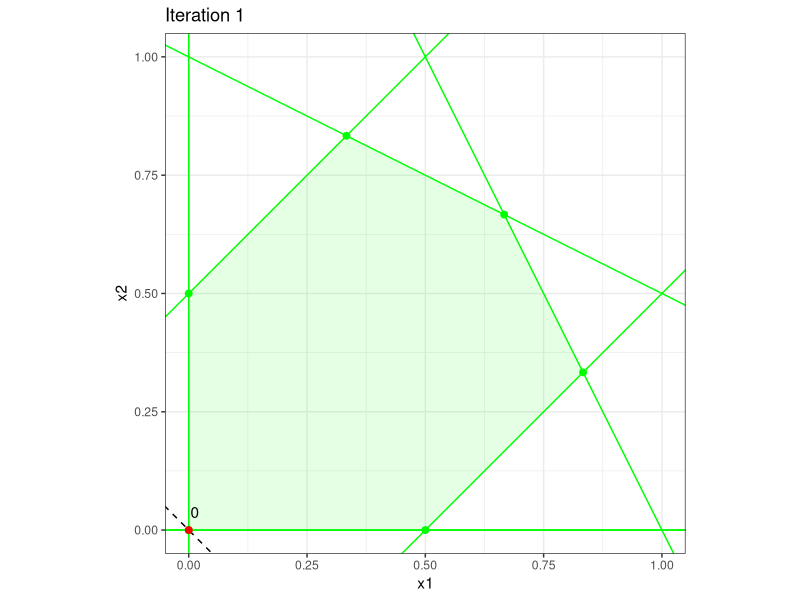
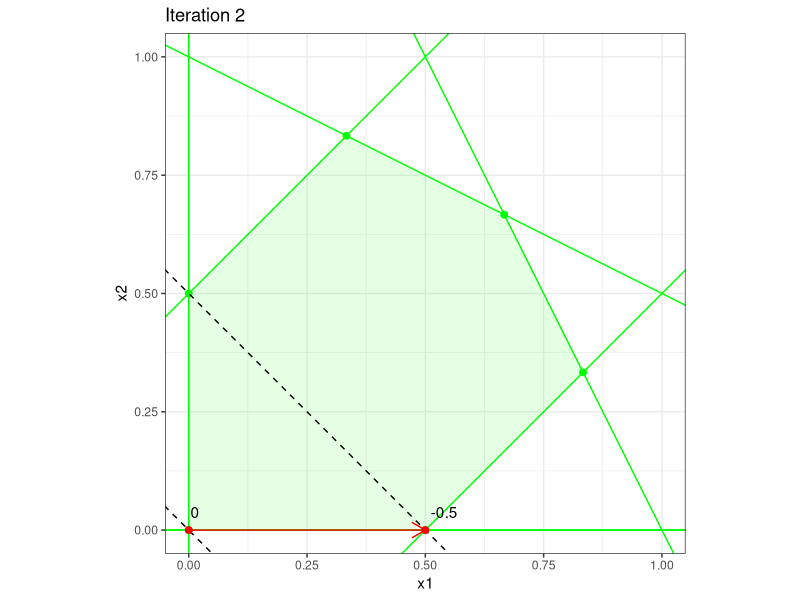
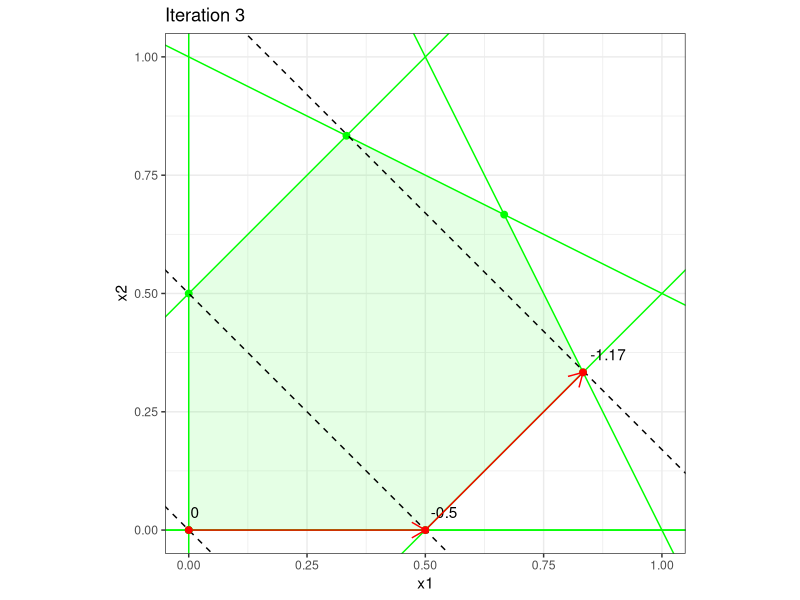
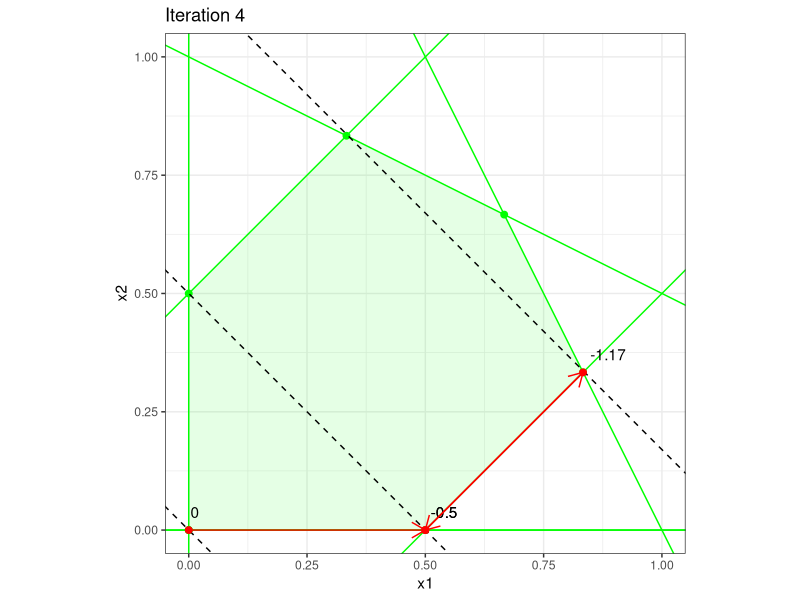

Here is the R script that generated these plots, in order:
# ------------------------------------------------------------------------------
# constrained

# FIG: simplex algorithm implementation
# ------------------------------------------------------------------------------

set.seed(1L)

library(ggplot2)

# ------------------------------------------------------------------------------

output_dir = "../figure/simplex_implementation"
dir.create(output_dir, recursive = TRUE, showWarnings = FALSE)

A = matrix(c(-1, 1, 2, 1, -1, 0, 1, 2, 1, -1, 0, - 1), ncol = 2)
b = c(0.5, 2, 2, 0.5, 0, 0)

start = c(0, 0)
cost = c(-1, -1)


simplex = function(A, b, cost, start) {
  c = - cost

  V = data.frame(x1 = start[1], x2 = start[2], x1old = NA, x2old = NA, cost = cost %*% start, intercept = cost %*% start / cost[2], slope = - cost[1] / cost[2])
  
  m = dim(A)[1]
  n = dim(A)[2]
  
  combs = (combn(dim(A)[1], dim(A)[2]))

  end = F
  counter = 1
  

  while (end == F) {
    
    v = as.numeric(V[counter, c("x1", "x2")])
    
    basis = which(round(A %*% v - b, 2) == 0)
    
    N = setdiff(1:m, basis)
    
    edges = - solve(A[basis, ])
    
    if (all(c %*% edges <= 0)) {
      end = T
      
      # return(v)
      
    } else {
      p = sample(which(c %*% edges > 0), 1)
      R = which(A %*% edges[, p] > 0)
      
      if (length(R) == 0) {
        stop("unbounded problem")
      } else {
        inew = R[which.min((b[R] - A[R, ] %*% v) / (A[R, ] %*% edges[, p]))]
        lambda = min((b[R] - A[R, ] %*% v) / (A[R, ] %*% edges[, p]))
        basis = basis[- p]
        basis = c(basis, inew)
        
        vnew = v + lambda * edges[, p]
        costnew = round(cost %*% vnew, 2)
        
        counter = counter + 1
        
        V = rbind(V, c(vnew, v, costnew, costnew / cost[2], - cost[1] / cost[2]))
        
      }
    }
  }
  return(V)
}


V = simplex(A, b, cost, start)
V


# plot polyhedron
plotPoly = function(A, b) {
  
  p = ggplot(data = data.frame(x = 0), mapping = aes(x = x)) 
  p = p + geom_point(x = 0, y = 0, size = 2, color = "green")
  
  for (i in 1:dim(A)[1]) {
    p = p + geom_abline(intercept = b[i] / A[i, 2], slope = - A[i, 1] / A[i, 2], color = "green")
    # p = p + geom_point(x = 0, y = b[i] / A[i, 2], color = "green", size = 2)
    # p = p + geom_point(x = b[i] / A[i, 1], y = 0, color = "green", size = 2)
  }
  
  p = p + geom_segment(aes(x = 0, y = -Inf, xend = 0, yend = Inf), color = "green")
  p = p + geom_segment(aes(x = -Inf, y = 0, xend = Inf, yend = 0), color = "green")
  
  combs = combn(1:dim(A)[1], 2)
  
  V = matrix(0, 0, 2)
  
  for (i in 1:dim(combs)[2]) {
    
    ind = combs[, i]
    
    if (det(A[ind, ]) != 0) {
      sol = solve(A[ind, ], b[ind])
      
      if (all(A %*% sol <= b)) {
        V = rbind(V, solve(A[ind, ], b[ind]))
        p = p + geom_point(x = sol[1], y = sol[2], color = "green", size = 2)
      }
    }
  }
  
  V = as.data.frame(V)
  
  center = apply(V, 2, mean)
  Vdiff = V - center
  
  ordering = vector(length = 0)
  
  for (i in 1:dim(Vdiff)[1]) {
    ordering = cbind(ordering, atan2(Vdiff[i, 1], Vdiff[i, 2]))
  }
  
  V = V[order(ordering), ]
  
  p = p + geom_polygon(data = V, aes(x = V1, y = V2), fill = "green", alpha = 0.1)
  
  p = p + coord_equal()
  
  
  p = p + xlim(c(0, 1)) + ylim(c(0, 1)) + theme_bw() 
  
  p = p + xlab("x1") + ylab("x2")
  
  p
}


for (i in 1:min(4, dim(V)[1])) {
  p1 = plotPoly(A, b) + ggtitle(paste("Iteration", i))
  p1 = p1 + geom_abline(data = V[1:i, ], aes(intercept = intercept, slope = slope), lty = 2)
  # p1 = p1 + geom_segment(data = V[1:i, ], aes(x = x1, y = x2, xend = x1 - 0.4 * cost[1], yend = x2 - 0.4 * cost[2]), arrow = arrow(length = unit(0.03, "npc")))
  p1 = p1 + geom_point(data = V[1:i, ], aes(x = x1, y = x2), color = "red", size = 2)
  p1 = p1 + geom_text(data = V[1:i, ], aes(x = x1, y = x2, label = cost), hjust = - 0.2, vjust = - 1)
  p1 = p1 + geom_segment(data = V[1:i, ], aes(x = x1old, y = x2old, xend = x1, yend = x2), color = "red", arrow = arrow(length = unit(0.03, "npc")))
  
  ggsave(filename = file.path(output_dir, sprintf("iter%s.png", i)), p1)
}
